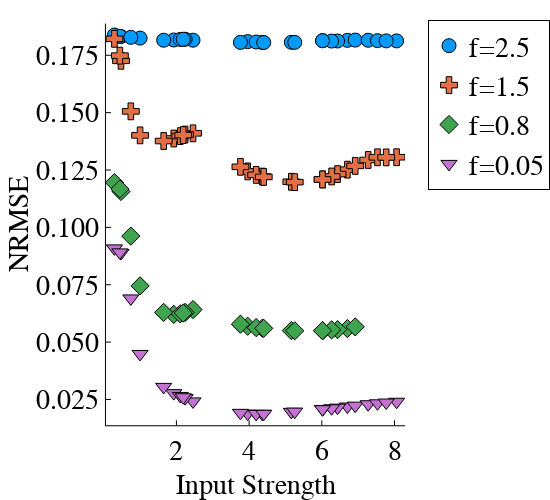

The cell this chart's notebook holds for it:
### Markdown cell above
#### Fig. 3

### Code cell
frequencies=[0.05,0.1,0.2,0.4,0.8,1,1.5,2,2.5,3,3.5,4,4.5,5,6,7,8,9,10,20];
plt.plotly()
theme(:default, legendfontsize=20, guidefontsize=20,tickfontsize=20,titlefont=font(20)
,grid=:false)
# Performance/Entanglement Vs Entanglement for input strength (Fig. 3)
# For looking at NRMSE change y of the plot to k2results["isnmrse$i"] and for Entanglement change it to k2results["isent$i"]
i=9
f=frequencies[i]
κϕ=0
κ=0.1
p3= plt.scatter(k2results["inpst$i"],k2results["isnmrse$i"],label="f=$f", mode="markers", xlabel="Input Strength",
ylabel="NRMSE", title="",marker=:auto,markersize=7,color=:auto,size=(550,500),legend =:outertopright)
κϕ=0
κ=0.1
i=7
f=frequencies[i]
plt.scatter!(k2results["inpst$i"],k2results["isnmrse$i"],marker=:auto,markersize=7,color=:auto,label="f=$f")
i=5
κϕ=0
κ=0.1
f=frequencies[i]
plt.scatter!(k2results["inpst$i"],k2results["isnmrse$i"],marker=:auto,markersize=7,color=:auto,label="f=$f")
i=1
κϕ=0
κ=0.1
f=frequencies[i]
plt.scatter!(k2results["inpst$i"],k2results["isnmrse$i"],marker=:auto,markersize=7,color=:auto,label="f=$f")

### Figure 1 — Plotly figure (JSON) as saved in the notebook; plotly's stock layout.template omitted (floating-point values rounded to 4 significant figures)
{"data": [{"colorbar": {"len": 0.8731, "title": "", "x": 0.9928, "y": 0.5556}, "legendgroup": "f=2.5", "marker": {"color": "rgba(0, 154, 250, 1.000)", "line": {"color": "rgba(0, 0, 0, 1.000)", "width": 1}, "size": 14, "symbol": "circle"}, "mode": "markers", "name": "f=2.5", "showlegend": true, "type": "scatter", "x": [6.704, 6.919, 1.927, 5.162, 0.4756, 2.457, 0.2945, 2.24, 8.058, 6.434, 1.001, 1.65, 7.275, 4.363, 3.96, 4.194, 5.256, 2.106, 3.761, 2.188, 6.025, 7.532, 7.771, 0.4445, 0.7458, 6.269, 6.019, 4.402], "xaxis": "x", "y": [0.1815, 0.1816, 0.1817, 0.1807, 0.1831, 0.1816, 0.1838, 0.182, 0.1813, 0.1812, 0.1825, 0.1816, 0.1815, 0.1806, 0.1809, 0.1808, 0.1806, 0.1819, 0.1806, 0.182, 0.1814, 0.1814, 0.1813, 0.1833, 0.1828, 0.1812, 0.1814, 0.1806], "yaxis": "y"}, {"colorbar": {"len": 0.8731, "title": "", "x": 0.9928, "y": 0.5556}, "legendgroup": "f=1.5", "marker": {"color": "rgba(227, 111, 71, 1.000)", "line": {"color": "rgba(0, 0, 0, 1.000)", "width": 1}, "size": 14, "symbol": "cross"}, "mode": "markers", "name": "f=1.5", "showlegend": true, "type": "scatter", "x": [6.704, 6.919, 1.927, 5.162, 0.4756, 2.457, 0.2945, 2.24, 8.058, 6.434, 1.001, 1.65, 7.275, 4.363, 3.96, 4.194, 5.256, 2.106, 3.761, 2.188, 6.025, 7.532, 7.771, 0.4445, 0.7458, 6.269, 6.019, 4.402], "xaxis": "x", "y": [0.1251, 0.1268, 0.1387, 0.1199, 0.1726, 0.141, 0.1822, 0.1405, 0.1306, 0.1232, 0.1401, 0.1376, 0.1294, 0.1221, 0.1244, 0.1229, 0.1197, 0.1398, 0.1264, 0.1402, 0.1209, 0.1305, 0.1305, 0.1748, 0.1506, 0.1222, 0.1209, 0.122], "yaxis": "y"}, {"colorbar": {"len": 0.8731, "title": "", "x": 0.9928, "y": 0.5556}, "legendgroup": "f=0.8", "marker": {"color": "rgba(62, 164, 78, 1.000)", "line": {"color": "rgba(0, 0, 0, 1.000)", "width": 1}, "size": 14, "symbol": "diamond"}, "mode": "markers", "name": "f=0.8", "showlegend": true, "type": "scatter", "x": [6.704, 6.919, 1.927, 5.162, 0.4756, 2.457, 0.2945, 2.24, 6.434, 1.001, 1.65, 4.363, 3.96, 4.194, 5.256, 2.106, 3.761, 2.188, 6.025, 0.4445, 0.7458, 6.269, 6.019, 4.402], "xaxis": "x", "y": [0.05588, 0.05663, 0.06208, 0.05501, 0.1156, 0.06417, 0.1195, 0.06293, 0.05544, 0.0745, 0.06294, 0.05603, 0.05691, 0.0563, 0.05493, 0.06231, 0.05779, 0.06266, 0.05497, 0.1167, 0.09618, 0.05533, 0.05497, 0.05597], "yaxis": "y"}, {"colorbar": {"len": 0.8731, "title": "", "x": 0.9928, "y": 0.5556}, "legendgroup": "f=0.05", "marker": {"color": "rgba(195, 113, 210, 1.000)", "line": {"color": "rgba(0, 0, 0, 1.000)", "width": 1}, "size": 14, "symbol": "triangle-down"}, "mode": "markers", "name": "f=0.05", "showlegend": true, "type": "scatter", "x": [6.704, 6.919, 1.927, 5.162, 0.4756, 2.457, 0.2945, 2.24, 8.058, 6.434, 1.001, 1.65, 7.275, 4.363, 3.96, 4.194, 5.256, 2.106, 3.761, 2.188, 6.025, 7.532, 7.771, 0.4445, 0.7458, 6.269, 6.019, 4.402], "xaxis": "x", "y": [0.0219, 0.02229, 0.02775, 0.01959, 0.08882, 0.02414, 0.09084, 0.02557, 0.02399, 0.02143, 0.04483, 0.03046, 0.02291, 0.01874, 0.01884, 0.0187, 0.01971, 0.02652, 0.01916, 0.02594, 0.02077, 0.02331, 0.02365, 0.08909, 0.06903, 0.02115, 0.02076, 0.01876], "yaxis": "y"}], "layout": {"annotations": [], "height": 500, "legend": {"bgcolor": "rgba(255, 255, 255, 1.000)", "bordercolor": "rgba(0, 0, 0, 1.000)", "borderwidth": 1, "font": {"color": "rgba(0, 0, 0, 1.000)", "family": "sans-serif", "size": 28}, "title": {"font": {"color": "rgba(0, 0, 0, 1.000)", "family": "sans-serif", "size": 15}, "text": ""}, "tracegroupgap": 0, "traceorder": "normal", "x": 1.05, "xanchor": "upper", "y": 1, "yanchor": "right"}, "margin": {"b": 20, "l": 0, "r": 0, "t": 20}, "paper_bgcolor": "rgba(255, 255, 255, 1.000)", "plot_bgcolor": "rgba(255, 255, 255, 1.000)", "showlegend": true, "width": 550, "xaxis": {"anchor": "y", "domain": [0.2597, 0.9928], "gridcolor": "rgba(0, 0, 0, 0.100)", "gridwidth": 0.5, "linecolor": "rgba(0, 0, 0, 1.000)", "mirror": false, "range": [0.0616, 8.291], "showgrid": false, "showline": true, "showticklabels": true, "tickangle": 0, "tickcolor": "rgb(0, 0, 0)", "tickfont": {"color": "rgba(0, 0, 0, 1.000)", "family": "sans-serif", "size": 28}, "tickmode": "array", "ticks": "inside", "ticktext": ["2", "4", "6", "8"], "tickvals": [2, 4, 6, 8], "title": "Input Strength", "titlefont": {"color": "rgba(0, 0, 0, 1.000)", "family": "sans-serif", "size": 28}, "type": "-", "visible": true, "zeroline": false, "zerolinecolor": "rgba(0, 0, 0, 1.000)"}, "yaxis": {"anchor": "x", "domain": [0.119, 0.9921], "gridcolor": "rgba(0, 0, 0, 0.100)", "gridwidth": 0.5, "linecolor": "rgba(0, 0, 0, 1.000)", "mirror": false, "range": [0.01374, 0.1888], "showgrid": false, "showline": true, "showticklabels": true, "tickangle": 0, "tickcolor": "rgb(0, 0, 0)", "tickfont": {"color": "rgba(0, 0, 0, 1.000)", "family": "sans-serif", "size": 28}, "tickmode": "array", "ticks": "inside", "ticktext": ["0.025", "0.050", "0.075", "0.100", "0.125", "0.150", "0.175"], "tickvals": [0.025, 0.05, 0.075, 0.1, 0.125, 0.15, 0.175], "title": "NRMSE", "titlefont": {"color": "rgba(0, 0, 0, 1.000)", "family": "sans-serif", "size": 28}, "type": "-", "visible": true, "zeroline": false, "zerolinecolor": "rgba(0, 0, 0, 1.000)"}}}
